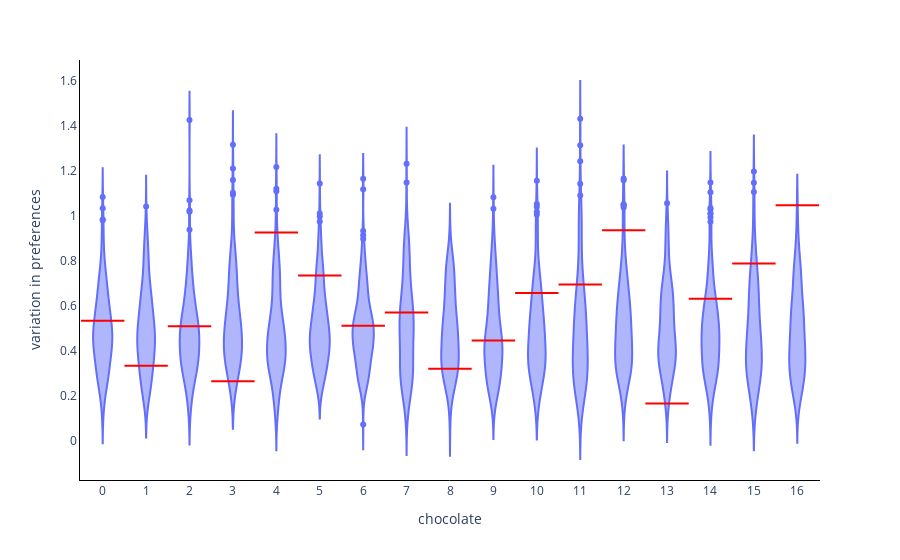

The code cell stored with this chart in its notebook:
### Code cell
fig = px.violin(idata.posterior.data_vars['choc_sigmas_fitted'][0,:,:])
for i in range(0, n_chocs):

    fig.add_shape(
        type='line',
        x0=(i-0.5),
        y0=(choc_sigmas_true[0,i]),
        x1=i+0.5,
        y1=(choc_sigmas_true[0,i]),
        line=dict(
            color='Red',
        )
    )


fig.update_layout(
{
'plot_bgcolor': 'rgba(0, 0, 0, 0)',
'paper_bgcolor': 'rgba(0, 0, 0, 0)'
},
showlegend=False)

fig.update_xaxes(showline=True,
                    linewidth=1,
                    linecolor='black',
                    title='chocolate')
fig.update_yaxes(showline=True,
                    linewidth=1,
                    linecolor='black',
                    title='variation in preferences')

fig.show()

### Figure 1 — Plotly figure (JSON) as saved in the notebook; plotly's stock layout.template omitted (floating-point values rounded to 4 significant figures; data arrays with more than 128 entries replaced by an {"elided": "..."} marker saying what was removed)
{"data": [{"alignmentgroup": "True", "box": {"visible": false}, "hovertemplate": "variable=%{x}<br>value=%{y}<extra></extra>", "legendgroup": "", "marker": {"color": "#636efa"}, "name": "", "offsetgroup": "", "orientation": "v", "scalegroup": "True", "showlegend": false, "type": "violin", "x": {"elided": "3400 str values"}, "x0": " ", "xaxis": "x", "y": {"elided": "3400 float values"}, "y0": " ", "yaxis": "y"}], "layout": {"legend": {"tracegroupgap": 0}, "margin": {"t": 60}, "paper_bgcolor": "rgba(0, 0, 0, 0)", "plot_bgcolor": "rgba(0, 0, 0, 0)", "shapes": [{"line": {"color": "Red"}, "type": "line", "x0": -0.5, "x1": 0.5, "y0": 0.5319, "y1": 0.5319}, {"line": {"color": "Red"}, "type": "line", "x0": 0.5, "x1": 1.5, "y0": 0.3329, "y1": 0.3329}, {"line": {"color": "Red"}, "type": "line", "x0": 1.5, "x1": 2.5, "y0": 0.5084, "y1": 0.5084}, {"line": {"color": "Red"}, "type": "line", "x0": 2.5, "x1": 3.5, "y0": 0.2632, "y1": 0.2632}, {"line": {"color": "Red"}, "type": "line", "x0": 3.5, "x1": 4.5, "y0": 0.9246, "y1": 0.9246}, {"line": {"color": "Red"}, "type": "line", "x0": 4.5, "x1": 5.5, "y0": 0.7332, "y1": 0.7332}, {"line": {"color": "Red"}, "type": "line", "x0": 5.5, "x1": 6.5, "y0": 0.5099, "y1": 0.5099}, {"line": {"color": "Red"}, "type": "line", "x0": 6.5, "x1": 7.5, "y0": 0.5687, "y1": 0.5687}, {"line": {"color": "Red"}, "type": "line", "x0": 7.5, "x1": 8.5, "y0": 0.3193, "y1": 0.3193}, {"line": {"color": "Red"}, "type": "line", "x0": 8.5, "x1": 9.5, "y0": 0.4442, "y1": 0.4442}, {"line": {"color": "Red"}, "type": "line", "x0": 9.5, "x1": 10.5, "y0": 0.6554, "y1": 0.6554}, {"line": {"color": "Red"}, "type": "line", "x0": 10.5, "x1": 11.5, "y0": 0.6933, "y1": 0.6933}, {"line": {"color": "Red"}, "type": "line", "x0": 11.5, "x1": 12.5, "y0": 0.9349, "y1": 0.9349}, {"line": {"color": "Red"}, "type": "line", "x0": 12.5, "x1": 13.5, "y0": 0.1652, "y1": 0.1652}, {"line": {"color": "Red"}, "type": "line", "x0": 13.5, "x1": 14.5, "y0": 0.6305, "y1": 0.6305}, {"line": {"color": "Red"}, "type": "line", "x0": 14.5, "x1": 15.5, "y0": 0.7863, "y1": 0.7863}, {"line": {"color": "Red"}, "type": "line", "x0": 15.5, "x1": 16.5, "y0": 1.046, "y1": 1.046}], "showlegend": false, "violinmode": "group", "xaxis": {"anchor": "y", "domain": [0, 1], "linecolor": "black", "linewidth": 1, "showline": true, "title": {"text": "chocolate"}}, "yaxis": {"anchor": "x", "domain": [0, 1], "linecolor": "black", "linewidth": 1, "showline": true, "title": {"text": "variation in preferences"}}}}
